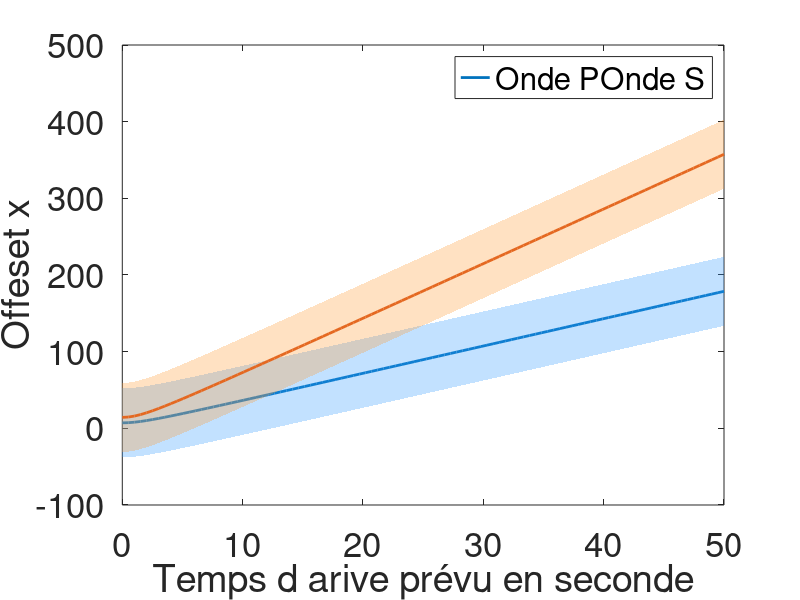

Here is the MATLAB script that generated this plot:
vp=2800;
vs=1400;
vr=1275;
x = linspace(0,50)*10^-2;
d = @(dx) sqrt((2e-2)^2 + dx.^2);

e = 45;% duree du pulse 

figure;
y = d(x)/vp*10^6;
plot(x*10^2,y,'LineWidth', 2)
hold on;
fill([x*10^2 fliplr(x*10^2)], [y+e fliplr(y-e)], ...
     [0.2 0.6 1], ...        % couleur (bleu clair)
     'FaceAlpha', 0.3, ...   % transparence
     'EdgeColor', 'none');   % pas de bord
y = d(x)/vs*10^6;
plot(x*10^2,y,'LineWidth', 2)
fill([x*10^2 fliplr(x*10^2)], [y+e fliplr(y-e)], ...
     [1 0.6 0.2], ...        % couleur (bleu clair)
     'FaceAlpha', 0.3, ...   % transparence
     'EdgeColor', 'none');   % pas de bord
xlabel("Temps d arive prévu en seconde",'FontSize', 25)
ylabel("Offeset x",'FontSize', 25)
legend(["Onde P","Onde S"])
set(gca,"FontSize",25)
